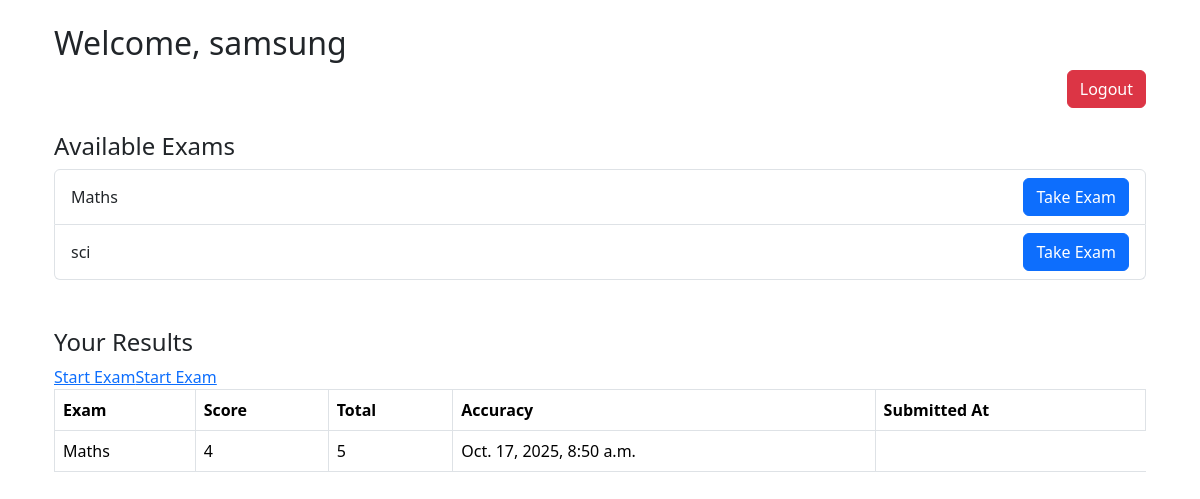
Screenshot of /dashboard/ (signed in) with the database file from the repository.
### exam/models.py (models this page shows, shortened)
class Exam(models.Model):
    title = models.CharField(max_length=100)
    duration = models.IntegerField()  # ✅ This must exist
    date = models.DateField(default=timezone.now)

class StudentExam(models.Model):
    student = models.ForeignKey(User, on_delete=models.CASCADE)
    exam = models.ForeignKey(Exam, on_delete=models.CASCADE)
    score = models.IntegerField()
    total = models.IntegerField(default=0)
    correct_answers = models.IntegerField(default=0)
    time_taken = models.IntegerField(default=0)
    submitted_at = models.DateTimeField(default=timezone.now)

### exam/views.py (the view)
# urls.py: path('dashboard/', views.dashboard, name='dashboard'),
@login_required
def dashboard(request):
    exams = Exam.objects.all()  # ✅ Define exams
    results = StudentExam.objects.filter(student=request.user)
    student_exams = StudentExam.objects.filter(student=request.user)
    all_exams = StudentExam.objects.filter(exam__in=[e.exam for e in student_exams])
    rankings = all_exams.order_by('-score')[:10]
    return render(request, 'exam/dashboard.html', {
        'student': request.user,
        'exams': exams,
        'results': results,
        'rankings': rankings
    })

### exam/templates/exam/dashboard.html
{% extends 'exam/base.html' %}
{% block content %}
<div class="container mt-4">
    <h2>Welcome, {{ request.user.username }}</h2>
    <div style="text-align: right; margin-bottom: 10px;">
	<a href="{% url 'logout' %}" class="btn btn-danger">Logout</a>
    </div>
    <h4 class="mt-4">Available Exams</h4>
    <ul class="list-group">
        {% for exam in exams %}
	<li class="list-group-item d-flex justify-content-between align-items-center">
	    {{ exam.title }}
	    <a href="{% url 'exam_detail' exam.id %}" class="btn btn-primary">Take Exam</a>
	</li>
	{% endfor %}
    </ul>
    <h4 class="mt-5">Your Results</h4>
    <table class="table table-bordered">
      <tr>
        <th>Exam</th>
	<th>Score</th>
	<th>Total</th>
	<th>Accuracy</th>
	<th>Submitted At</th>
      </tr>
      {% for result in results %}
        <tr>
	  <td>{{ result.exam.title }}</td>
	  <td>{{ result.score }}</td>
	  <td>{{ result.total }}</td>
	  <td>{{ result.submitted_at }}</td>
	</tr>
	{% for exam in exams %}
	  {% if exam.id %}
	    <a href="{% url 'exam_detail' exam.id %}">Start Exam</a>
	  {% else %}
	    <span>Invalid exam</span>
	  {% endif %}
	{% endfor %}
      {% endfor %}
    </table>
</div>
{% endblock %}

### rows the page displays
Exam: title "Maths", shows "Start Exam"
Exam: title "sci", shows "Start Exam"
StudentExam: exam "Maths", score "4", total "5", submitted_at "Oct. 17, 2025, 8:50 a.m."

### other values shown
{{ request.user.username }} "samsung"
